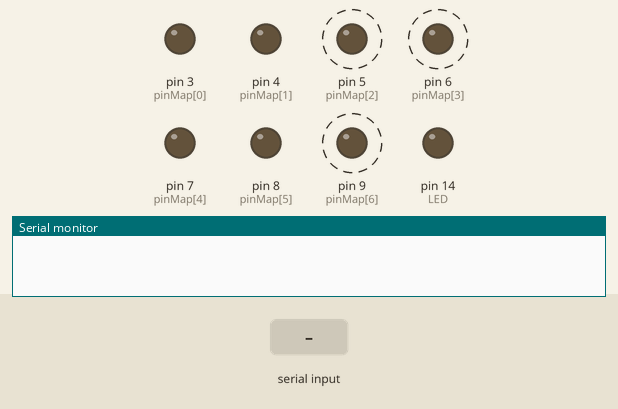
The sketch below on a simulated Arduino Uno, built with avr-gcc and run on an emulated ATmega328P. Parts: output pins drawn as LEDs (lit = HIGH), the last lines printed to the serial monitor. Dashed ring = blinking. The test bench sets the inputs (shaded band). Pins used as bus, display or sensor lines are not drawn.

Above: at 1.35 s.
1.4 s: "1\n" received over Serial
At 1.95 s:
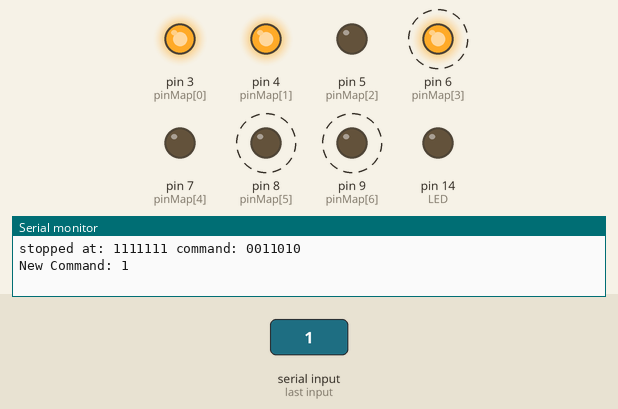
4.4 s: "90,45\n" received over Serial
At 4.85 s:
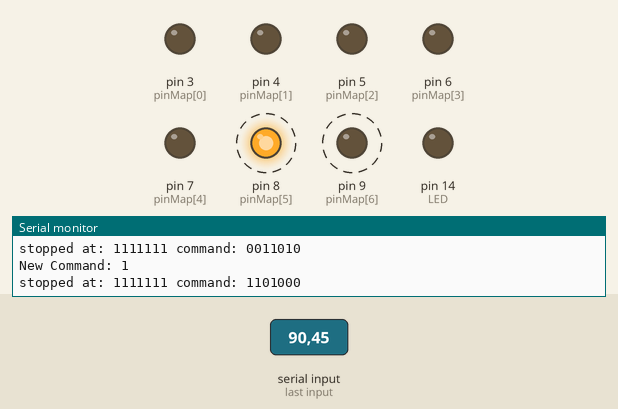
7.4 s: "200\n" received over Serial
At 8.45 s:
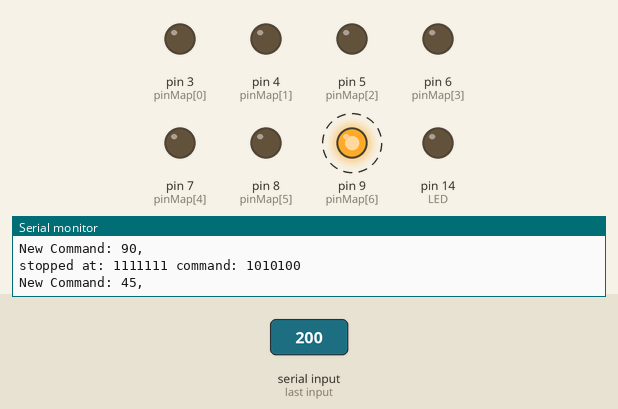
Timing chart, 0 to 22.4 s (numbered marks = the images above; inputs shaded):
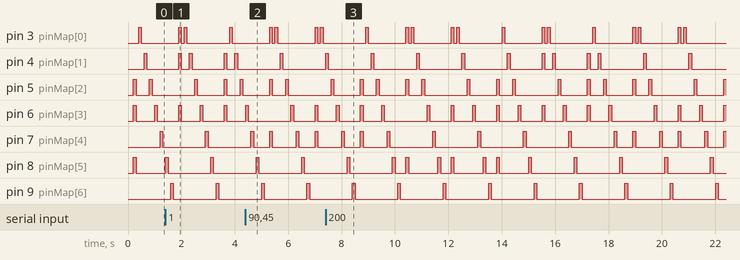

The sketch:

metroBlindDriver.ino
```cpp
#include <Arduino.h>


int pinMap[]={3,4,5,6,7,8,9};

bool last=LOW;
void setup() {
  Serial.begin(9600);
  // Set pins 2 to 8 as outputs
  for (int i = 0; i < 7; i++) {
    pinMode(pinMap[i], OUTPUT);
  }
  pinMode(0, INPUT);  //ANYRUNNING

  pinMode(1, INPUT);  //BUTTON

  pinMode(10, OUTPUT); //DISABLE
  pinMode(14, OUTPUT); //LED

}

void setOutput(char* bits)
{

  for (int i = 0; i < 7; i++) {
    int value=bits[i]=='1'?HIGH:LOW;
    digitalWrite(pinMap[i],value);
  }
}


 char* command="0000000";

  char* commands[]={
  "0000000"//stop roller
  ,"0011010"// Fuori servizio
  ,"1000110"
  ,"0100110"
  ,"0010110"
  ,"0001110"
  ,"1100001"
  ,"1010001"
  ,"0110001"
  ,"1001001"
  ,"0101001"
  ,"0011001"
  ,"1000101"
  ,"0100101"
  ,"0010101"
  ,"0001101"
  ,"1000011"
  ,"0100011"
  ,"0010011"
  ,"0001011"
  ,"0000111"
  ,"1100000"
  ,"1010000"
  ,"0110000"
  ,"1001000"
  ,"0101000"
  ,"1110000"
  ,"1101000" // 27 Anagnina
  ,"1011000"
  ,"0111000" // 29 Cinecittà
  ,"1100100"
  ,"1010100" // 31 Arco di Travertino
  ,"0110100"
  ,"1001100" // 33 San giovanni
  ,"0101100"
  ,"0011100" // 35 Termini
  ,"1100010"
  ,"1010010" // 37 Lepanto
  ,"0110010"
  ,"1001010" // 39 Ottaviano
  ,"0101010"};


  int program[]={01,27,29,31,33,35,37,39};
  int currentProgramPos=0;

void loop() {


  delay(200);

  if (Serial.available() > 0) {
    char * commandIndex="   ";
    int i = 0;
    while (Serial.available() > 0 && i < 3) {
      char c = Serial.read();
      if (c == '\n') {
        break;  // Break when newline character is received
      }
      commandIndex[i] = c;
      i++;
    }
    Serial.println("New Command: "+String(commandIndex));
    command=commands[String(commandIndex).toInt()];
  }

  digitalWrite(10,HIGH);

  command=commands[program[currentProgramPos]];


  for (int i=0;i<7;i++){
    digitalWrite(pinMap[i],command[i]=='1'?HIGH:LOW);
  }


  int running= digitalRead(0);

   if (running==LOW)
   {
    currentProgramPos=currentProgramPos==7?0:currentProgramPos+1;


    char current[]="0000000";
    digitalWrite(10,LOW);

    delay(100);
    for (int i=0;i<7;i++) //FIXME MAKE 7
    {
      for (int j=0;j<7;j++)
      {
        digitalWrite(pinMap[j],LOW);
      }
      delay(100);
      digitalWrite(pinMap[i],HIGH);
      delay(100);
      //Serial.println(String(digitalRead(0)));
      current[i]=digitalRead(0)==HIGH?'0':'1';
    }
    for (int i=0;i<7;i++)
    {
        digitalWrite(pinMap[i],LOW);
    }
    Serial.println("stopped at: "+String(current)+" command: "+String(command));

   }
   else
   {
    Serial.println(" Running: "+String(running)+ " command: "+String(command));
   }


}
```

Measured:
- by itself, pin 9 (pinMap[6]): alternates HIGH for 0.10 s and LOW for 1.6 s
